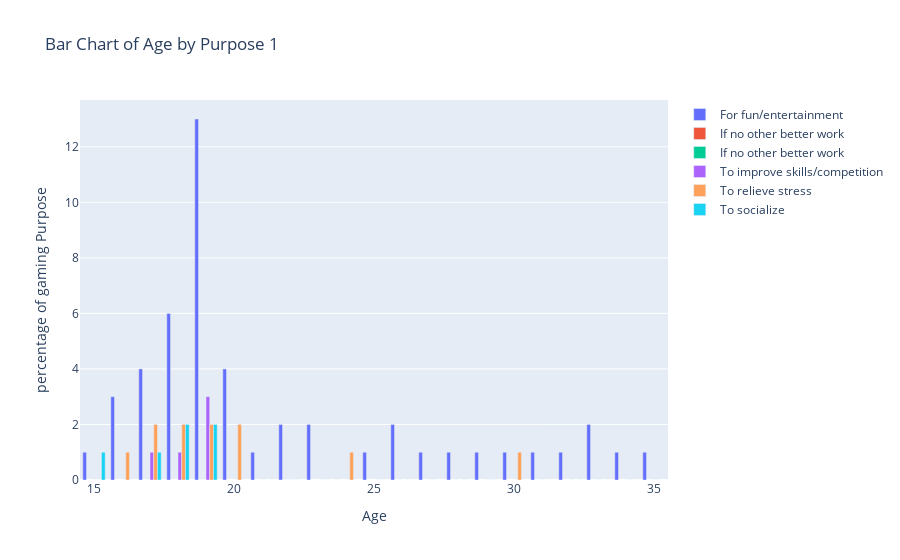

Here is the notebook cell this chart was saved with:
### Markdown cell above
<div 
style="
/* color:white;
background-color:#141414; */
color:black;
background-color:#d9d9d9;
border-radius:10px;
padding:1%;
font-size:1em;
border: 1px solid #3f37c9;
"> 
🔎 <b>We can see that:</b>
<ul>
    <li>Action/adventure is the most dominant genere of games followed by First person shooter in young age groups.</li>
</ul></div>

### Code cell
age_col = df_coloumns[0]  # Age column
Purpose_col = df_coloumns[14]  # Purpose column 

# Group by Age and Purpose, and count the percentage of occurrences
Purpose_counts = df.groupby([age_col, Purpose_col]).size().fillna(0).unstack()
Purpose_counts = (Purpose_counts*100)//df.shape[0]

# Create the figure
fig = go.Figure()

# Add bars for each Purpose as separate traces, creating a stacked effect
for Purpose in Purpose_counts.columns:
    fig.add_trace(
        go.Bar(
            x=Purpose_counts.index,
            y=Purpose_counts[Purpose],
            name=str(Purpose)
        )
    )

# Update layout with stacked option
fig.update_layout(
    title_text=f'Bar Chart of {age_col} by {Purpose_col}',
    xaxis_title='Age',
    yaxis_title='percentage of gaming Purpose',
    hovermode='x',  # Enable hover interaction

)

fig.show()

### Figure 1 — Plotly figure (JSON) as saved in the notebook; plotly's stock layout.template omitted (floating-point values rounded to 4 significant figures)
{"data": [{"name": "For fun/entertainment", "type": "bar", "x": [15, 16, 17, 18, 19, 20, 21, 22, 23, 24, 25, 26, 27, 28, 29, 30, 31, 32, 33, 34, 35], "y": [1, 3, 4, 6, 13, 4, 1, 2, 2, 0, 1, 2, 1, 1, 1, 1, 1, 1, 2, 1, 1]}, {"name": "If no other better work", "type": "bar", "x": [15, 16, 17, 18, 19, 20, 21, 22, 23, 24, 25, 26, 27, 28, 29, 30, 31, 32, 33, 34, 35], "y": [null, null, null, null, 0, null, null, 0, null, null, null, null, null, null, null, null, null, null, null, null, null]}, {"name": "If no other better work ", "type": "bar", "x": [15, 16, 17, 18, 19, 20, 21, 22, 23, 24, 25, 26, 27, 28, 29, 30, 31, 32, 33, 34, 35], "y": [null, null, 0, null, 0, null, null, 0, null, null, null, 0, null, 0, null, null, 0, null, 0, null, 0]}, {"name": "To improve skills/competition", "type": "bar", "x": [15, 16, 17, 18, 19, 20, 21, 22, 23, 24, 25, 26, 27, 28, 29, 30, 31, 32, 33, 34, 35], "y": [0, 0, 1, 1, 3, 0, 0, 0, null, 0, null, null, 0, null, 0, 0, 0, 0, 0, 0, 0]}, {"name": "To relieve stress", "type": "bar", "x": [15, 16, 17, 18, 19, 20, 21, 22, 23, 24, 25, 26, 27, 28, 29, 30, 31, 32, 33, 34, 35], "y": [0, 1, 2, 2, 2, 2, null, 0, 0, 1, 0, 0, 0, 0, 0, 1, null, null, null, 0, 0]}, {"name": "To socialize", "type": "bar", "x": [15, 16, 17, 18, 19, 20, 21, 22, 23, 24, 25, 26, 27, 28, 29, 30, 31, 32, 33, 34, 35], "y": [1, 0, 1, 2, 2, 0, 0, 0, 0, 0, 0, null, null, 0, 0, 0, null, 0, 0, null, null]}], "layout": {"hovermode": "x", "title": {"text": "Bar Chart of Age by Purpose 1"}, "xaxis": {"title": {"text": "Age"}}, "yaxis": {"title": {"text": "percentage of gaming Purpose"}}}}
